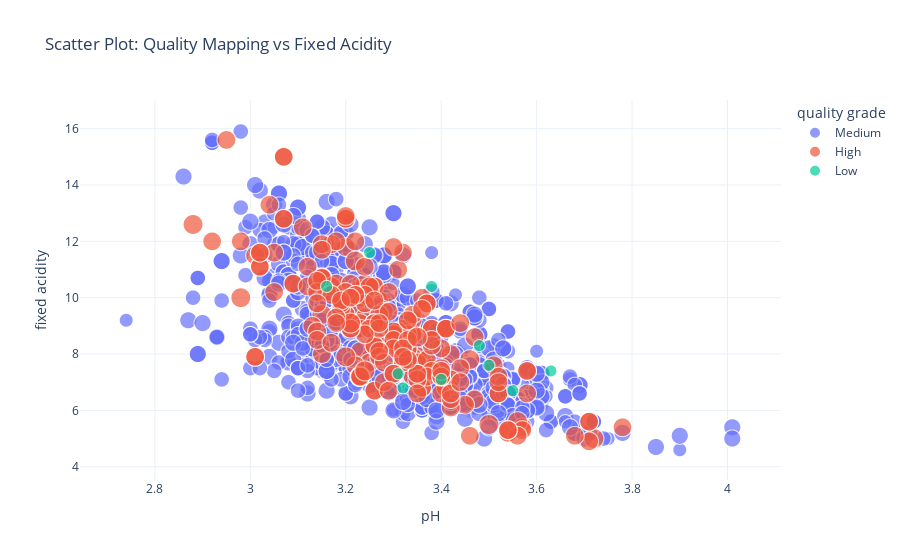

Notebook code cell kept with this figure:
### Code cell
# Create the scatter plot
fig = px.scatter(df_quality_labeled, 
                 x='pH', 
                 y='fixed acidity', 
                 color='quality grade', 
                 size='quality',
                 title='Scatter Plot: Quality Mapping vs Fixed Acidity',
                 template='plotly_white')

# Show the plot
fig.show()

### Figure 1 — Plotly figure (JSON) as saved in the notebook; plotly's stock layout.template omitted (floating-point values rounded to 4 significant figures; data arrays with more than 128 entries replaced by an {"elided": "..."} marker saying what was removed)
{"data": [{"hovertemplate": "quality grade=Medium<br>pH=%{x}<br>fixed acidity=%{y}<br>quality=%{marker.size}<extra></extra>", "legendgroup": "Medium", "marker": {"color": "#636efa", "size": {"elided": "1372 int values"}, "sizemode": "area", "sizeref": 0.02, "symbol": "circle"}, "mode": "markers", "name": "Medium", "showlegend": true, "type": "scattergl", "x": {"elided": "1372 float values"}, "xaxis": "x", "y": {"elided": "1372 float values"}, "yaxis": "y"}, {"hovertemplate": "quality grade=High<br>pH=%{x}<br>fixed acidity=%{y}<br>quality=%{marker.size}<extra></extra>", "legendgroup": "High", "marker": {"color": "#EF553B", "size": {"elided": "217 int values"}, "sizemode": "area", "sizeref": 0.02, "symbol": "circle"}, "mode": "markers", "name": "High", "showlegend": true, "type": "scattergl", "x": {"elided": "217 float values"}, "xaxis": "x", "y": {"elided": "217 float values"}, "yaxis": "y"}, {"hovertemplate": "quality grade=Low<br>pH=%{x}<br>fixed acidity=%{y}<br>quality=%{marker.size}<extra></extra>", "legendgroup": "Low", "marker": {"color": "#00cc96", "size": [3, 3, 3, 3, 3, 3, 3, 3, 3, 3], "sizemode": "area", "sizeref": 0.02, "symbol": "circle"}, "mode": "markers", "name": "Low", "showlegend": true, "type": "scattergl", "x": [3.25, 3.16, 3.63, 3.38, 3.48, 3.5, 3.32, 3.31, 3.4, 3.55], "xaxis": "x", "y": [11.6, 10.4, 7.4, 10.4, 8.3, 7.6, 6.8, 7.3, 7.1, 6.7], "yaxis": "y"}], "layout": {"legend": {"itemsizing": "constant", "title": {"text": "quality grade"}, "tracegroupgap": 0}, "title": {"text": "Scatter Plot: Quality Mapping vs Fixed Acidity"}, "xaxis": {"anchor": "y", "domain": [0, 1], "title": {"text": "pH"}}, "yaxis": {"anchor": "x", "domain": [0, 1], "title": {"text": "fixed acidity"}}}}
